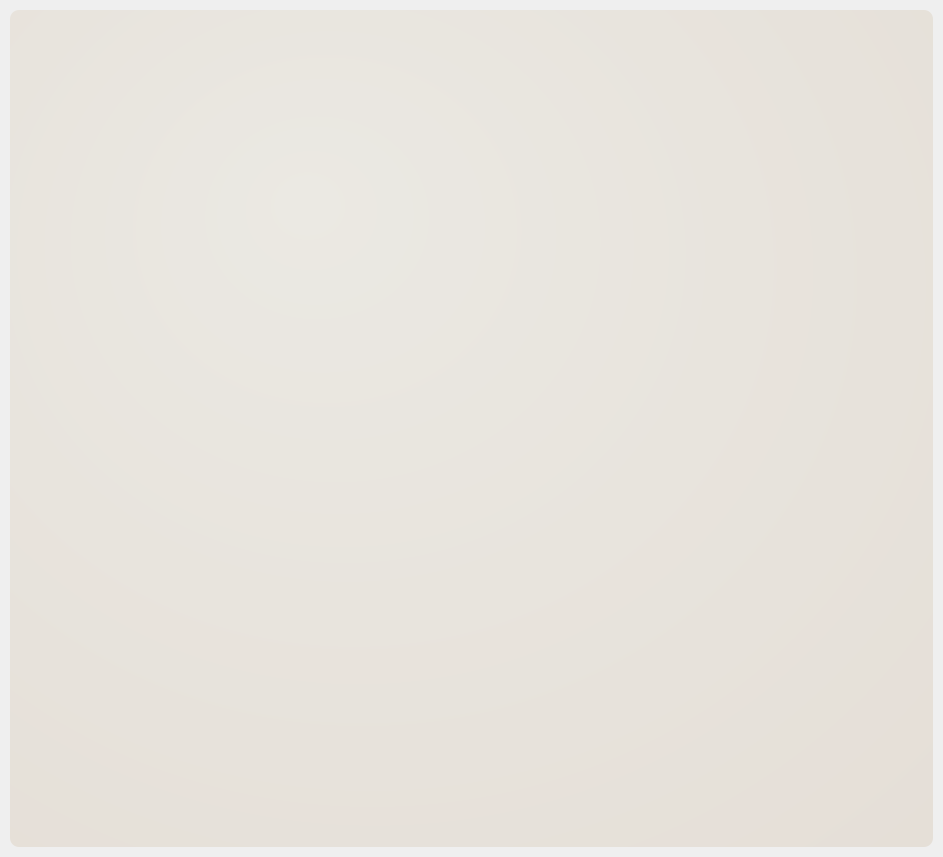
<?xml version="1.0" encoding="UTF-8"?>
<ui version="4.0">
 <class>TianLiQtCommon_CardRect</class>
 <widget class="QWidget" name="TianLiQtCommon_CardRect">
  <property name="geometry">
   <rect>
    <x>0</x>
    <y>0</y>
    <width>943</width>
    <height>857</height>
   </rect>
  </property>
  <property name="windowTitle">
   <string>TianLiQtCommon_CardRect</string>
  </property>
  <layout class="QGridLayout" name="gridLayout">
   <property name="leftMargin">
    <number>10</number>
   </property>
   <property name="topMargin">
    <number>10</number>
   </property>
   <property name="rightMargin">
    <number>10</number>
   </property>
   <property name="bottomMargin">
    <number>10</number>
   </property>
   <property name="spacing">
    <number>0</number>
   </property>
   <item row="0" column="0">
    <widget class="QWidget" name="widget" native="true">
     <property name="styleSheet">
      <string notr="true">.QWidget{
background-color:qradialgradient(spread:pad, cx:0.5, cy:0.488636, radius:1.502, fx:0.318, fy:0.227273, stop:0 rgba(235,233,227, 255), stop:0.659091 rgba(228,221,213, 255), stop:1 rgba(224,215,206, 255));
border-radius:9px;
}</string>
     </property>
    </widget>
   </item>
  </layout>
 </widget>
 <layoutdefault spacing="6" margin="11"/>
 <resources/>
 <connections/>
</ui>
